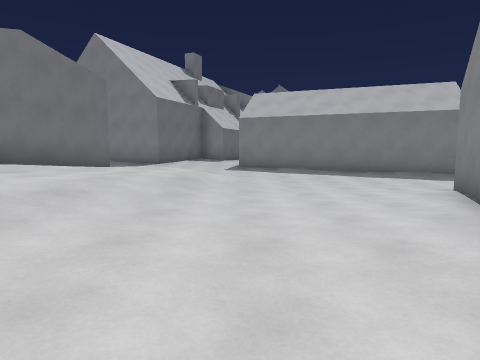
[1] (above)

16 first-person views from a walk through a 3-D level made in the Godot game engine. The camera is 1.4 m above the floor, tilts 6° down and sees 75° across. The floor is counted in squares, 2 m on a side. Each view is taken from the middle of a square. On the plan, view 1 faces up. The plan holds only what a view shows up to about 10 squares ahead; the rest is blank. The place goes on beyond the plan.

[2]
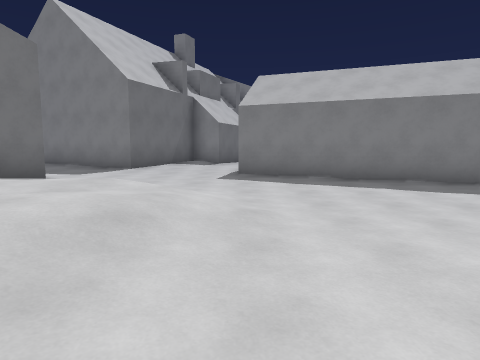

[3]
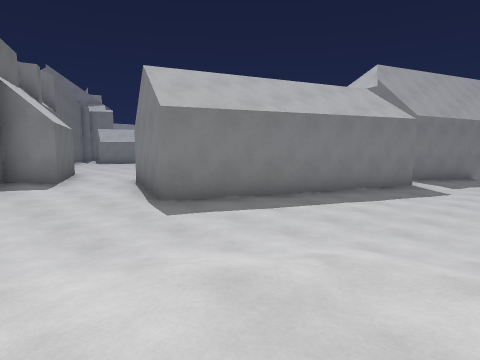

[4]
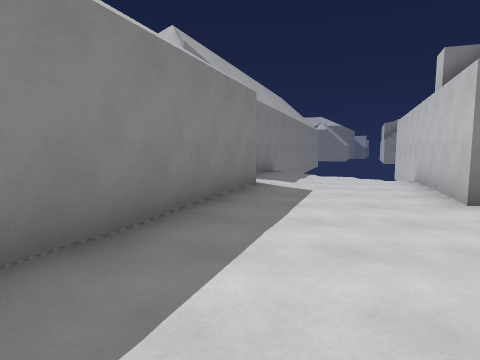

[5]
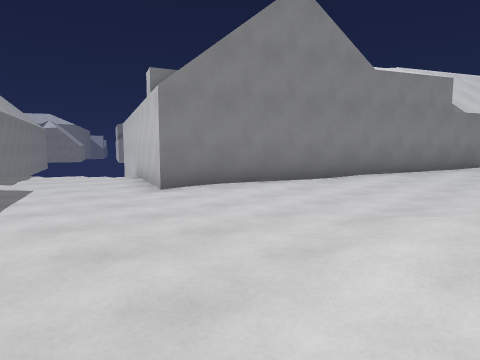

[6]
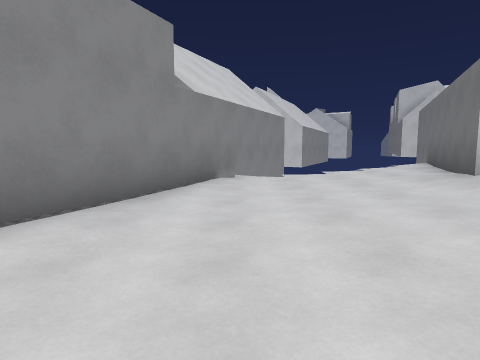

[7]
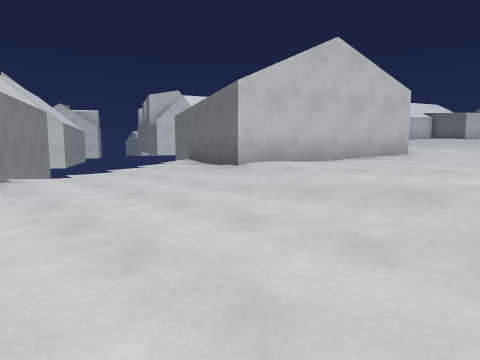

[8]
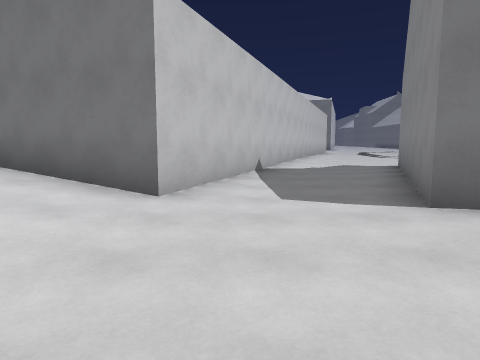

[9]
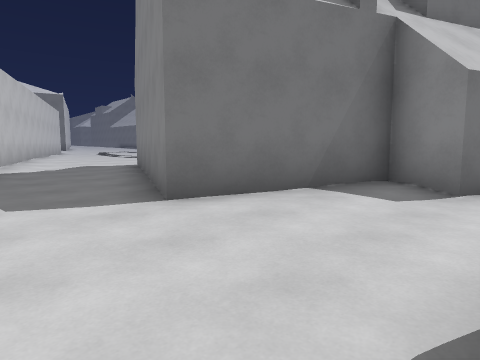

[10]
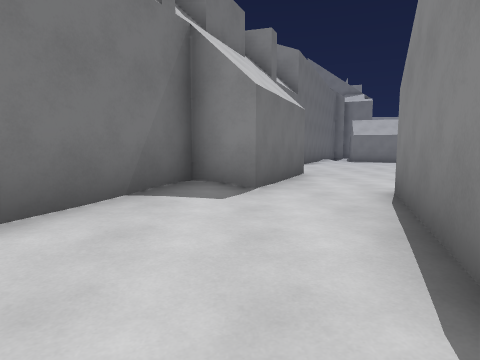

[11]
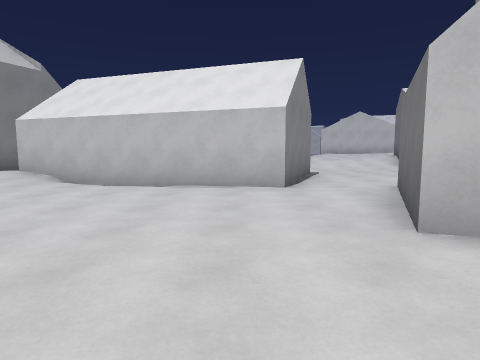

[12]
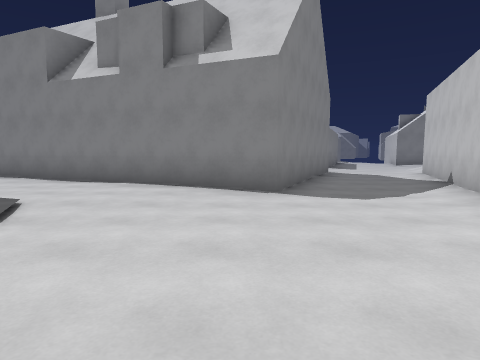

[13]
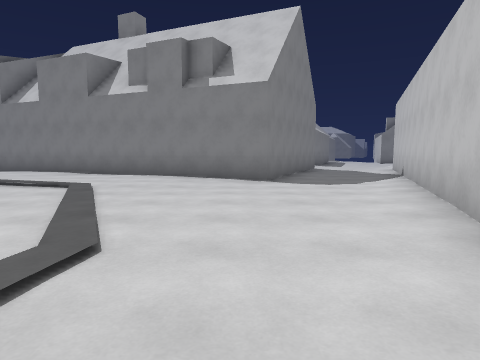

[14]
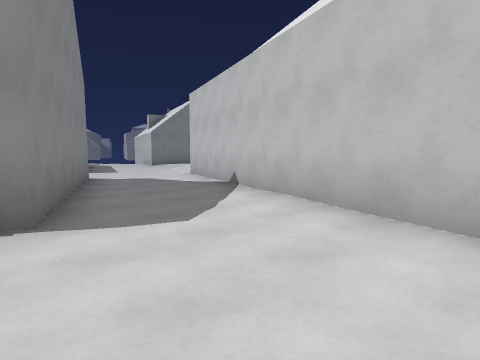

[15]
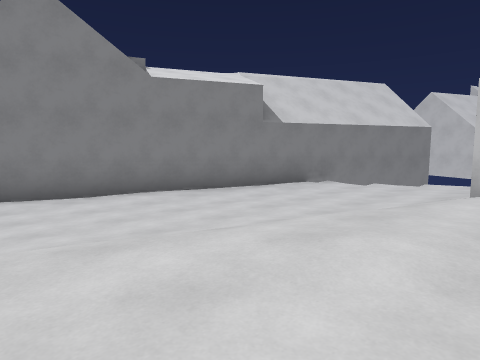

[16]
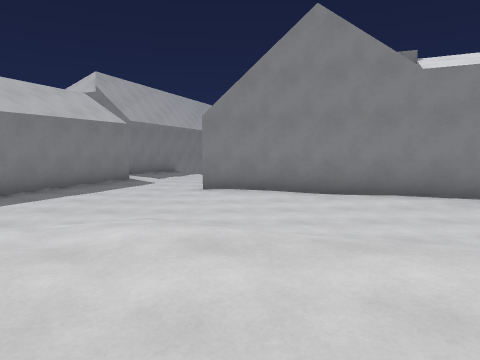

### Floor plan
Key: @ floor where view 1 was taken; # wall or solid block; . main floor; : floor 0.25 m higher than the main floor; - floor 0.25 m lower than the main floor; + floor 0.5 m higher than the main floor; _ floor 0.5 m lower than the main floor; * floor 0.75 m higher than the main floor; % floor 1 m higher than the main floor; & floor 1.25 m higher than the main floor; / step, stairs or slope; B building.
Columns run from 16 left of view 1 to 10 right of it. Each row starts with its distance up from view 1.
 20       :/::B      :::
 19      :/+::      B:..
 18    ++//+:B      :....
 17   +//++++B      B.....
 16  //+++::B       B.....
 15 ++++++::B     BB.......
 14  +++++::BB    :..BB./...
 13   #+++:::::B B:..B  BB///
 12   ####//:::.:B...      B:#
 11      ###:::.....BB     B##
 10        ####:.......BB   #
  9           ###....----BB/###
  8            ##///-------/--#
  7            #+++//------___
  6            #*++//---B-____
  5             /++/.---B BB_
  4             *++/.--.    BBB
  3         %***+*/....B
  2         /***+*/....
  1         &BB**//...BBB
  0            BB/:.@.
 -1             B/:..B
 -2             B::.:
 -3             +:: B
 -4            B+  B
 -5            B   B
 -6                BB

Where each view was taken, in squares from view 1:
view 1: 0 up, 0 right, facing up
view 2: 3 up, 0 right, facing up
view 3: 6 up, 3 left, facing up-right
view 4: 9 up, 0 right, facing right
view 5: 9 up, 1 left, facing down-right
view 6: 4 up, 0 right, facing down
view 7: 4 up, 1 right, facing down-left
view 8: 10 up, 0 right, facing left
view 9: 10 up, 0 right, facing up-left
view 10: 10 up, 1 left, facing up
view 11: 20 up, 2 right, facing down
view 12: 15 up, 14 left, facing right
view 13: 15 up, 16 left, facing right
view 14: 15 up, 12 left, facing down-right
view 15: 5 up, 4 left, facing down-right
view 16: 5 up, 4 left, facing right
